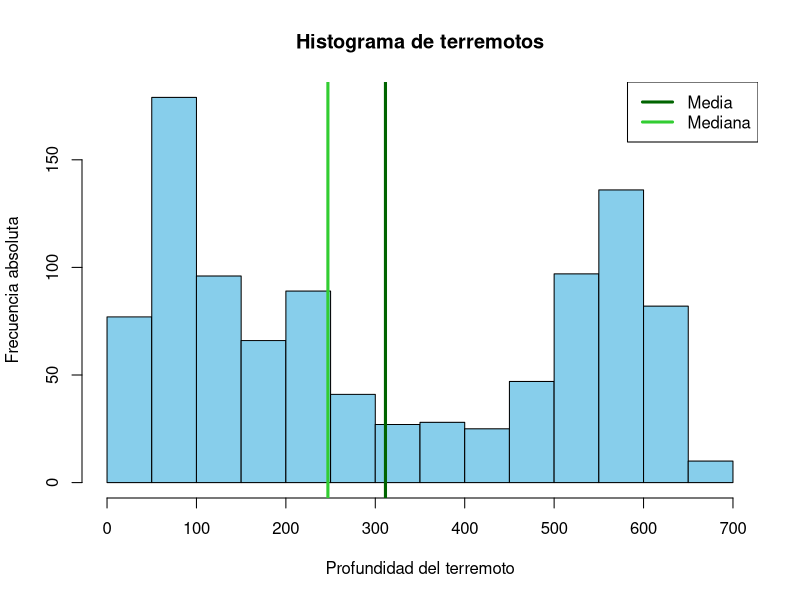
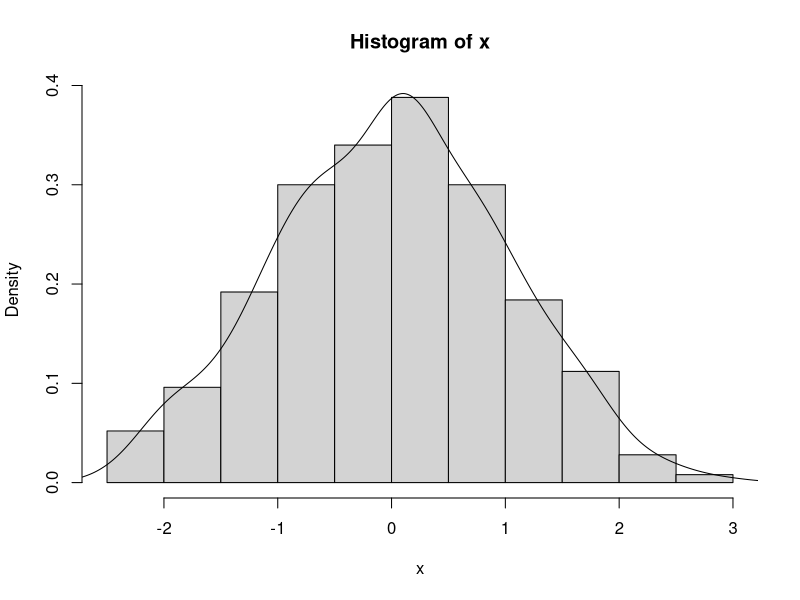
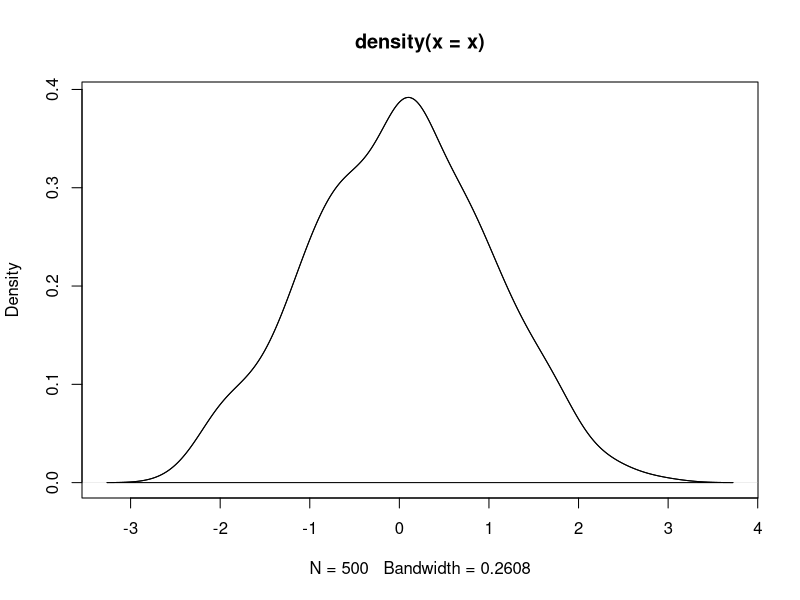

The R source for these figures, in order:
# 1
gráfica <- hist(quakes$depth, plot = FALSE)
plot(gráfica,
    col = "skyblue",
    main = "Histograma de terremotos",
    xlab = "Profundidad del terremoto",
    ylab = "Frecuencia absoluta"
)
# 2
media_color <- "darkgreen"
abline(
    v = mean(quakes$depth),
    col = media_color, lwd = 3
)

mediana_color <- "limegreen"
abline(
    v = median(quakes$depth),
    col = mediana_color, lwd = 3
)

# text(x = 350, y = 100, "Desviación típica:")

# 3
legend("topright", col = c(media_color, mediana_color), legend = c("Media", "Mediana"), lwd = 3)


# Ej 2
x <- rnorm(500)
hist(x, prob = T)
densidad <- density(x)
lines(densidad)

plot(densidad)
polygon(densidad)
